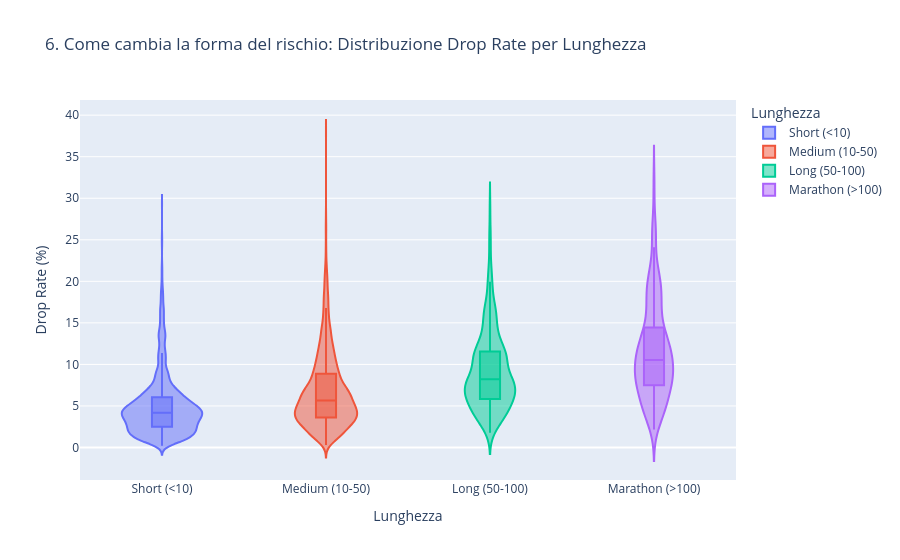

Notebook code cell kept with this figure:
### Code cell
# 6. Violin Plot (La forma del rischio)
# Questo grafico mostra non solo la media, ma l'intera distribuzione del rischio
fig6 = px.violin(df, x='length_class', y='drop_rate', box=True, points=False,
                title="6. Come cambia la forma del rischio: Distribuzione Drop Rate per Lunghezza",
                labels={'length_class': 'Lunghezza', 'drop_rate': 'Drop Rate (%)'},
                category_orders={'length_class': length_order}, # Impone l'ordine logico Short -> Marathon
                color='length_class')
fig6.show()

### Figure 1 — Plotly figure (JSON) as saved in the notebook; plotly's stock layout.template omitted (floating-point values rounded to 4 significant figures; data arrays with more than 128 entries replaced by an {"elided": "..."} marker saying what was removed)
{"data": [{"alignmentgroup": "True", "box": {"visible": true}, "hovertemplate": "Lunghezza=%{x}<br>Drop Rate (%)=%{y}<extra></extra>", "legendgroup": "Short (<10)", "marker": {"color": "#636efa"}, "name": "Short (<10)", "offsetgroup": "Short (<10)", "orientation": "v", "points": false, "scalegroup": "True", "showlegend": true, "type": "violin", "x": {"elided": "3467 str values"}, "x0": " ", "xaxis": "x", "y": {"elided": "3467 float values"}, "y0": " ", "yaxis": "y"}, {"alignmentgroup": "True", "box": {"visible": true}, "hovertemplate": "Lunghezza=%{x}<br>Drop Rate (%)=%{y}<extra></extra>", "legendgroup": "Medium (10-50)", "marker": {"color": "#EF553B"}, "name": "Medium (10-50)", "offsetgroup": "Medium (10-50)", "orientation": "v", "points": false, "scalegroup": "True", "showlegend": true, "type": "violin", "x": {"elided": "5488 str values"}, "x0": " ", "xaxis": "x", "y": {"elided": "5488 float values"}, "y0": " ", "yaxis": "y"}, {"alignmentgroup": "True", "box": {"visible": true}, "hovertemplate": "Lunghezza=%{x}<br>Drop Rate (%)=%{y}<extra></extra>", "legendgroup": "Long (50-100)", "marker": {"color": "#00cc96"}, "name": "Long (50-100)", "offsetgroup": "Long (50-100)", "orientation": "v", "points": false, "scalegroup": "True", "showlegend": true, "type": "violin", "x": {"elided": "532 str values"}, "x0": " ", "xaxis": "x", "y": {"elided": "532 float values"}, "y0": " ", "yaxis": "y"}, {"alignmentgroup": "True", "box": {"visible": true}, "hovertemplate": "Lunghezza=%{x}<br>Drop Rate (%)=%{y}<extra></extra>", "legendgroup": "Marathon (>100)", "marker": {"color": "#ab63fa"}, "name": "Marathon (>100)", "offsetgroup": "Marathon (>100)", "orientation": "v", "points": false, "scalegroup": "True", "showlegend": true, "type": "violin", "x": {"elided": "200 str values"}, "x0": " ", "xaxis": "x", "y": {"elided": "200 float values"}, "y0": " ", "yaxis": "y"}], "layout": {"legend": {"title": {"text": "Lunghezza"}, "tracegroupgap": 0}, "title": {"text": "6. Come cambia la forma del rischio: Distribuzione Drop Rate per Lunghezza"}, "violinmode": "overlay", "xaxis": {"anchor": "y", "categoryarray": ["Short (<10)", "Medium (10-50)", "Long (50-100)", "Marathon (>100)"], "categoryorder": "array", "domain": [0, 1], "title": {"text": "Lunghezza"}}, "yaxis": {"anchor": "x", "domain": [0, 1], "title": {"text": "Drop Rate (%)"}}}}
